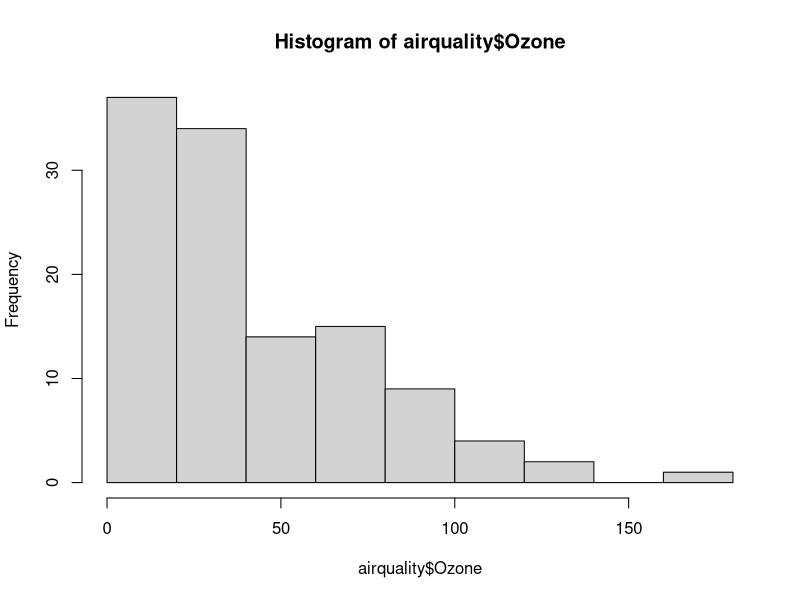
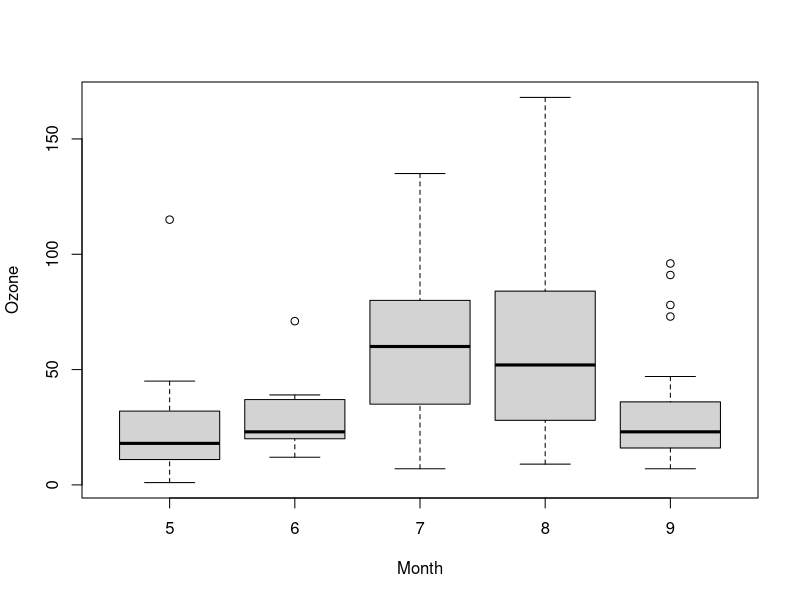
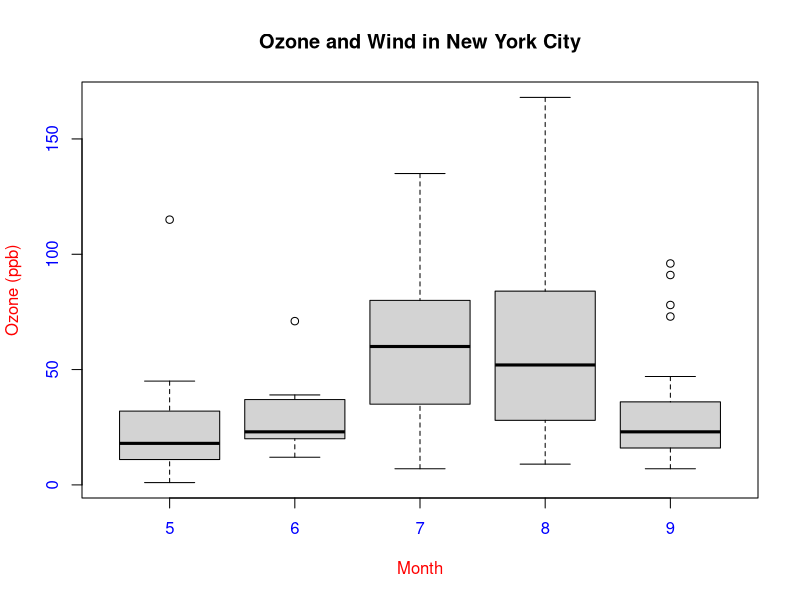
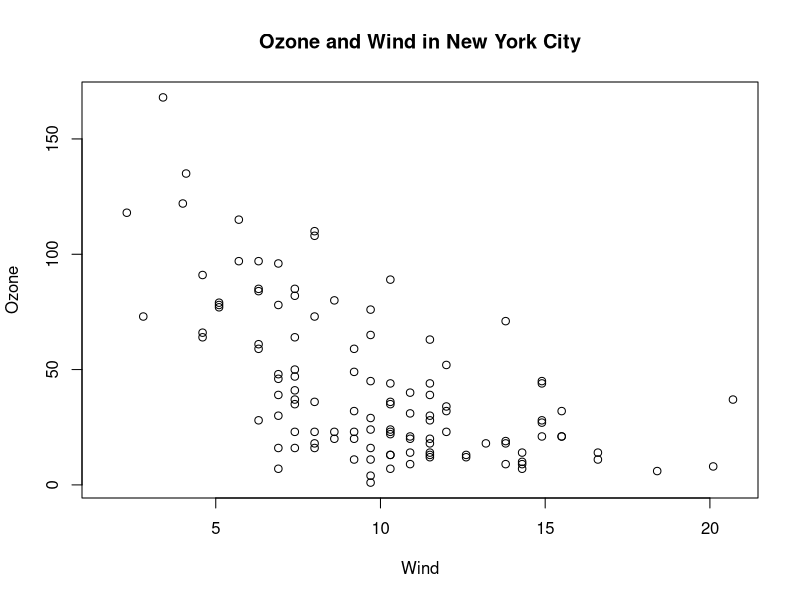
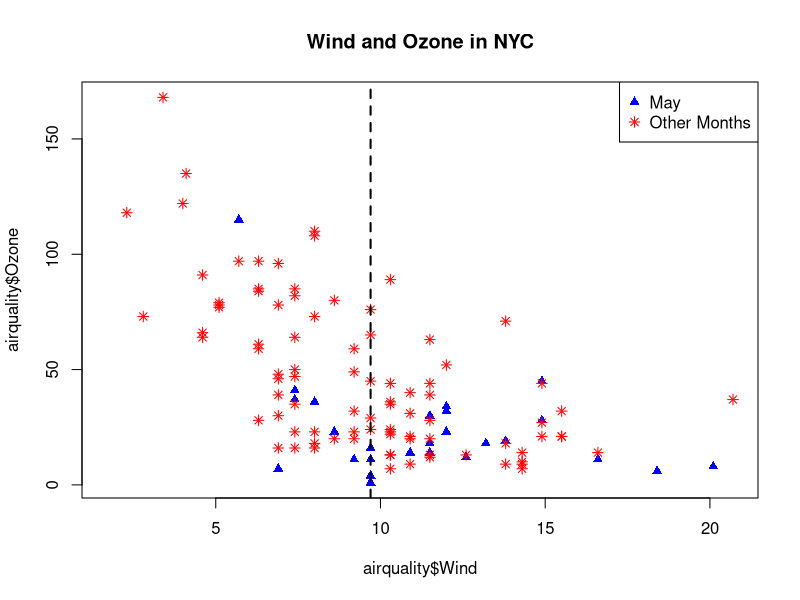
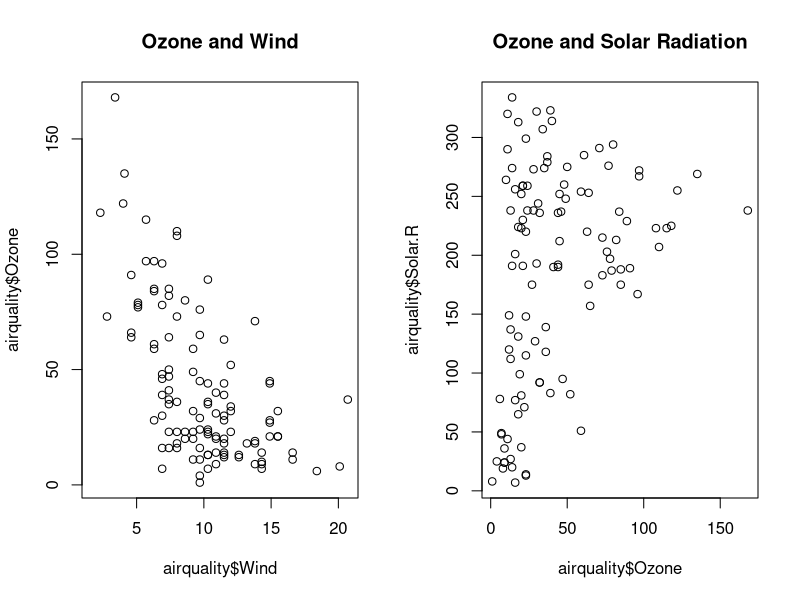
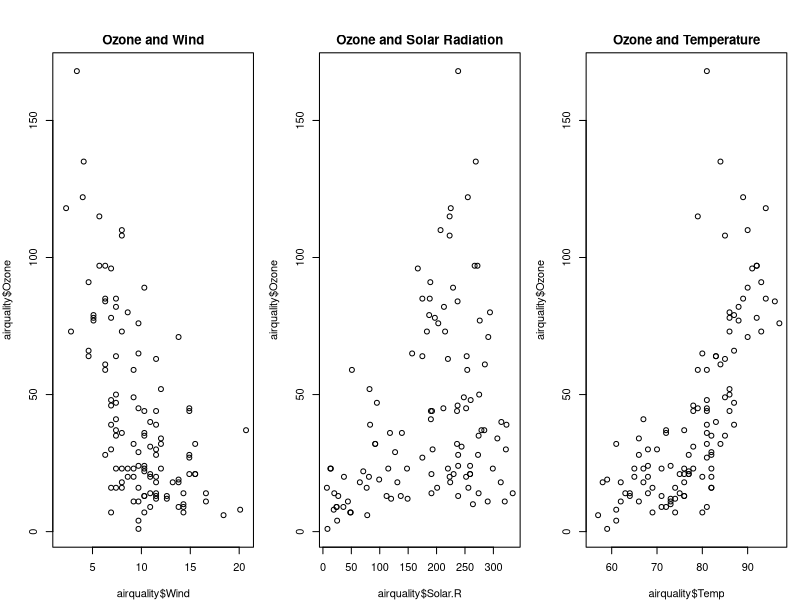

These charts were generated, in order, by the following R code:
head(airquality)
range(airquality$Ozone, na.rm = TRUE)

hist(airquality$Ozone)

table(airquality$Month)
boxplot(Ozone ~ Month, airquality)
boxplot(Ozone ~ Month, airquality, xlab = 'Month', ylab = 'Ozone (ppb)', col.axis = 'blue', col.lab = 'red')
title(main = 'Ozone and Wind in New York City')

with(airquality, plot(Wind, Ozone))
title(main = 'Ozone and Wind in New York City')

length(par())
names(par())
par()$pin
par('fg')
par('pch')
par('lty')

# dev.off() and plot.new() reset the defaults


plot(airquality$Wind, airquality$Ozone, type = 'n')
title(main = 'Wind and Ozone in NYC')
may <- subset(airquality, Month == 5)
?points()
points(may$Wind, may$Ozone, col = 'blue', pch = 17)
notmay <- subset(airquality, Month != 5)
points(notmay$Wind, notmay$Ozone, col = 'red', pch = 8)
legend('topright', pch = c(17, 8), col = c('blue', 'red'), legend = c('May', 'Other Months'))
abline(v = median(airquality$Wind), lty = 2, lwd = 2)

par(mfrow = c(1, 2))
plot(airquality$Wind, airquality$Ozone, main = 'Ozone and Wind')
plot(airquality$Ozone, airquality$Solar.R, main = 'Ozone and Solar Radiation')


par(mfrow = c(1, 3), mar = c(4, 4, 2, 1), oma = c(0, 0, 2, 0))
plot(airquality$Wind, airquality$Ozone, main = 'Ozone and Wind')
plot(airquality$Solar.R, airquality$Ozone, main = 'Ozone and Solar Radiation')
plot(airquality$Temp, airquality$Ozone, main = 'Ozone and Temperature')
